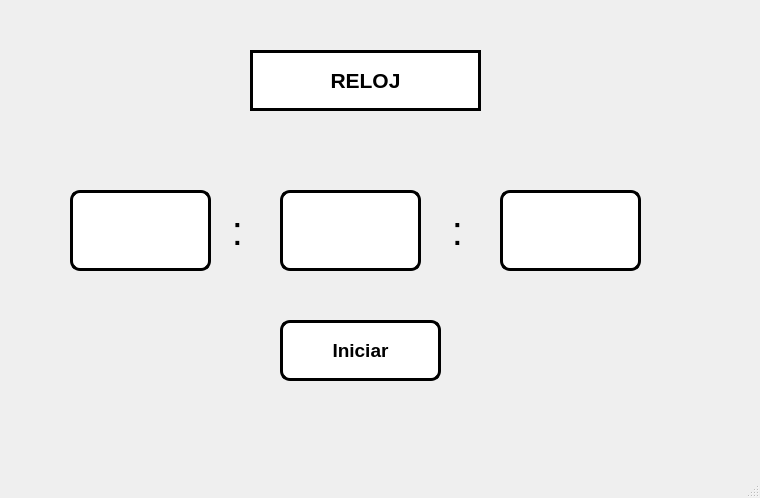
<?xml version="1.0" encoding="UTF-8"?>
<ui version="4.0">
 <class>MainWindow</class>
 <widget class="QMainWindow" name="MainWindow">
  <property name="geometry">
   <rect>
    <x>0</x>
    <y>0</y>
    <width>760</width>
    <height>498</height>
   </rect>
  </property>
  <property name="windowTitle">
   <string>MainWindow</string>
  </property>
  <widget class="QWidget" name="centralwidget">
   <widget class="QLabel" name="label_2">
    <property name="geometry">
     <rect>
      <x>10</x>
      <y>20</y>
      <width>151</width>
      <height>111</height>
     </rect>
    </property>
    <property name="styleSheet">
     <string notr="true"/>
    </property>
    <property name="text">
     <string/>
    </property>
    <property name="pixmap">
     <pixmap resource="../../Archivos/Recursos.qrc">:/Fotos/logofacultad.jpg</pixmap>
    </property>
    <property name="scaledContents">
     <bool>true</bool>
    </property>
   </widget>
   <widget class="QLabel" name="label_3">
    <property name="geometry">
     <rect>
      <x>580</x>
      <y>10</y>
      <width>161</width>
      <height>111</height>
     </rect>
    </property>
    <property name="styleSheet">
     <string notr="true"/>
    </property>
    <property name="text">
     <string/>
    </property>
    <property name="pixmap">
     <pixmap resource="../../Archivos/Recursos.qrc">:/Fotos/logoUAT.jpg</pixmap>
    </property>
    <property name="scaledContents">
     <bool>true</bool>
    </property>
   </widget>
   <widget class="QLabel" name="label_4">
    <property name="geometry">
     <rect>
      <x>580</x>
      <y>310</y>
      <width>161</width>
      <height>121</height>
     </rect>
    </property>
    <property name="styleSheet">
     <string notr="true"/>
    </property>
    <property name="text">
     <string/>
    </property>
    <property name="pixmap">
     <pixmap resource="../../Archivos/Recursos.qrc">:/Fotos/kirby buchon.jpg</pixmap>
    </property>
    <property name="scaledContents">
     <bool>true</bool>
    </property>
   </widget>
   <widget class="QLabel" name="label">
    <property name="geometry">
     <rect>
      <x>210</x>
      <y>190</y>
      <width>55</width>
      <height>81</height>
     </rect>
    </property>
    <property name="font">
     <font>
      <pointsize>30</pointsize>
      <weight>50</weight>
      <bold>false</bold>
     </font>
    </property>
    <property name="layoutDirection">
     <enum>Qt::LeftToRight</enum>
    </property>
    <property name="styleSheet">
     <string notr="true"/>
    </property>
    <property name="text">
     <string>:</string>
    </property>
    <property name="alignment">
     <set>Qt::AlignCenter</set>
    </property>
   </widget>
   <widget class="QPushButton" name="btn_temporizador">
    <property name="geometry">
     <rect>
      <x>280</x>
      <y>320</y>
      <width>161</width>
      <height>61</height>
     </rect>
    </property>
    <property name="font">
     <font>
      <pointsize>14</pointsize>
      <weight>75</weight>
      <bold>true</bold>
     </font>
    </property>
    <property name="styleSheet">
     <string notr="true">background-color: rgb(255, 255, 255);
border-radius: 10px;
border: 3px solid black</string>
    </property>
    <property name="text">
     <string>Iniciar</string>
    </property>
   </widget>
   <widget class="QLineEdit" name="txt_horas">
    <property name="geometry">
     <rect>
      <x>70</x>
      <y>190</y>
      <width>141</width>
      <height>81</height>
     </rect>
    </property>
    <property name="font">
     <font>
      <pointsize>25</pointsize>
      <weight>75</weight>
      <bold>true</bold>
     </font>
    </property>
    <property name="layoutDirection">
     <enum>Qt::LeftToRight</enum>
    </property>
    <property name="styleSheet">
     <string notr="true">background-color: rgb(255, 255, 255);
border-radius: 10px;
border: 3px solid black</string>
    </property>
    <property name="alignment">
     <set>Qt::AlignCenter</set>
    </property>
   </widget>
   <widget class="QLineEdit" name="txt_minutos">
    <property name="geometry">
     <rect>
      <x>280</x>
      <y>190</y>
      <width>141</width>
      <height>81</height>
     </rect>
    </property>
    <property name="font">
     <font>
      <pointsize>25</pointsize>
      <weight>75</weight>
      <bold>true</bold>
     </font>
    </property>
    <property name="styleSheet">
     <string notr="true">background-color: rgb(255, 255, 255);
border-radius: 10px;
border: 3px solid black</string>
    </property>
    <property name="alignment">
     <set>Qt::AlignCenter</set>
    </property>
   </widget>
   <widget class="QLineEdit" name="txt_segundos">
    <property name="geometry">
     <rect>
      <x>500</x>
      <y>190</y>
      <width>141</width>
      <height>81</height>
     </rect>
    </property>
    <property name="font">
     <font>
      <pointsize>25</pointsize>
      <weight>75</weight>
      <bold>true</bold>
     </font>
    </property>
    <property name="styleSheet">
     <string notr="true">background-color: rgb(255, 255, 255);
border-radius: 10px;
border: 3px solid black</string>
    </property>
    <property name="alignment">
     <set>Qt::AlignCenter</set>
    </property>
   </widget>
   <widget class="QLabel" name="label_5">
    <property name="geometry">
     <rect>
      <x>430</x>
      <y>190</y>
      <width>55</width>
      <height>81</height>
     </rect>
    </property>
    <property name="font">
     <font>
      <pointsize>30</pointsize>
      <weight>50</weight>
      <bold>false</bold>
     </font>
    </property>
    <property name="layoutDirection">
     <enum>Qt::LeftToRight</enum>
    </property>
    <property name="styleSheet">
     <string notr="true"/>
    </property>
    <property name="text">
     <string>:</string>
    </property>
    <property name="alignment">
     <set>Qt::AlignCenter</set>
    </property>
   </widget>
   <widget class="QLabel" name="label_6">
    <property name="geometry">
     <rect>
      <x>250</x>
      <y>50</y>
      <width>231</width>
      <height>61</height>
     </rect>
    </property>
    <property name="font">
     <font>
      <pointsize>16</pointsize>
      <weight>75</weight>
      <bold>true</bold>
     </font>
    </property>
    <property name="styleSheet">
     <string notr="true">background-color: rgb(255, 255, 255);
border: 3px solid black</string>
    </property>
    <property name="text">
     <string>RELOJ</string>
    </property>
    <property name="alignment">
     <set>Qt::AlignCenter</set>
    </property>
   </widget>
  </widget>
  <widget class="QMenuBar" name="menubar">
   <property name="geometry">
    <rect>
     <x>0</x>
     <y>0</y>
     <width>760</width>
     <height>26</height>
    </rect>
   </property>
  </widget>
  <widget class="QStatusBar" name="statusbar"/>
 </widget>
 <resources>
  <include location="../../Archivos/Recursos.qrc"/>
 </resources>
 <connections/>
</ui>
